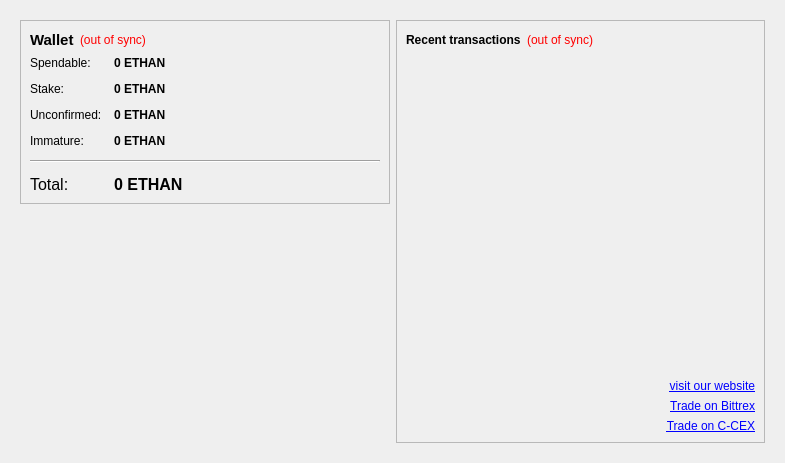
<?xml version="1.0" encoding="UTF-8"?>
<ui version="4.0">
 <class>OverviewPage</class>
 <widget class="QWidget" name="OverviewPage">
  <property name="geometry">
   <rect>
    <x>0</x>
    <y>0</y>
    <width>785</width>
    <height>463</height>
   </rect>
  </property>
  <property name="windowTitle">
   <string>Form</string>
  </property>
  <layout class="QHBoxLayout" name="horizontalLayout" stretch="0">
   <item>
    <widget class="QFrame" name="frameMain">
     <property name="frameShape">
      <enum>QFrame::NoFrame</enum>
     </property>
     <layout class="QHBoxLayout" name="horizontalLayout_3">
      <item>
       <layout class="QVBoxLayout" name="verticalLayout_2">
        <item>
         <widget class="QFrame" name="frame">
          <property name="frameShape">
           <enum>QFrame::StyledPanel</enum>
          </property>
          <property name="frameShadow">
           <enum>QFrame::Plain</enum>
          </property>
          <layout class="QVBoxLayout" name="verticalLayout_4">
           <item>
            <layout class="QHBoxLayout" name="horizontalLayout_4">
             <item>
              <widget class="QLabel" name="label_5">
               <property name="font">
                <font>
                 <pointsize>11</pointsize>
                 <weight>75</weight>
                 <bold>true</bold>
                </font>
               </property>
               <property name="text">
                <string>Wallet</string>
               </property>
              </widget>
             </item>
             <item>
              <widget class="QLabel" name="labelWalletStatus">
               <property name="toolTip">
                <string>The displayed information may be out of date. Your wallet automatically synchronizes with the Ethan network after a connection is established, but this process has not completed yet.</string>
               </property>
               <property name="styleSheet">
                <string notr="true">QLabel { color: red; }</string>
               </property>
               <property name="text">
                <string notr="true">(out of sync)</string>
               </property>
               <property name="alignment">
                <set>Qt::AlignLeading|Qt::AlignLeft|Qt::AlignVCenter</set>
               </property>
              </widget>
             </item>
             <item>
              <spacer name="horizontalSpacer_2">
               <property name="orientation">
                <enum>Qt::Horizontal</enum>
               </property>
               <property name="sizeHint" stdset="0">
                <size>
                 <width>40</width>
                 <height>20</height>
                </size>
               </property>
              </spacer>
             </item>
            </layout>
           </item>
           <item>
            <layout class="QFormLayout" name="formLayout_2">
             <property name="fieldGrowthPolicy">
              <enum>QFormLayout::AllNonFixedFieldsGrow</enum>
             </property>
             <property name="horizontalSpacing">
              <number>12</number>
             </property>
             <property name="verticalSpacing">
              <number>12</number>
             </property>
             <item row="0" column="0">
              <widget class="QLabel" name="label">
               <property name="text">
                <string>Spendable:</string>
               </property>
              </widget>
             </item>
             <item row="0" column="1">
              <widget class="QLabel" name="labelBalance">
               <property name="font">
                <font>
                 <weight>75</weight>
                 <bold>true</bold>
                </font>
               </property>
               <property name="cursor">
                <cursorShape>IBeamCursor</cursorShape>
               </property>
               <property name="toolTip">
                <string>Your current spendable balance</string>
               </property>
               <property name="text">
                <string notr="true">0 ETHAN</string>
               </property>
               <property name="textInteractionFlags">
                <set>Qt::LinksAccessibleByMouse|Qt::TextSelectableByKeyboard|Qt::TextSelectableByMouse</set>
               </property>
              </widget>
             </item>
             <item row="1" column="0">
              <widget class="QLabel" name="label_6">
               <property name="text">
                <string>Stake:</string>
               </property>
              </widget>
             </item>
             <item row="1" column="1">
              <widget class="QLabel" name="labelStake">
               <property name="font">
                <font>
                 <weight>75</weight>
                 <bold>true</bold>
                </font>
               </property>
               <property name="cursor">
                <cursorShape>IBeamCursor</cursorShape>
               </property>
               <property name="toolTip">
                <string>Total of coins that was staked, and do not yet count toward the current balance</string>
               </property>
               <property name="text">
                <string notr="true">0 ETHAN</string>
               </property>
               <property name="textInteractionFlags">
                <set>Qt::LinksAccessibleByMouse|Qt::TextSelectableByKeyboard|Qt::TextSelectableByMouse</set>
               </property>
              </widget>
             </item>
             <item row="2" column="0">
              <widget class="QLabel" name="label_3">
               <property name="text">
                <string>Unconfirmed:</string>
               </property>
              </widget>
             </item>
             <item row="2" column="1">
              <widget class="QLabel" name="labelUnconfirmed">
               <property name="font">
                <font>
                 <weight>75</weight>
                 <bold>true</bold>
                </font>
               </property>
               <property name="cursor">
                <cursorShape>IBeamCursor</cursorShape>
               </property>
               <property name="toolTip">
                <string>Total of transactions that have yet to be confirmed, and do not yet count toward the current balance</string>
               </property>
               <property name="text">
                <string notr="true">0 ETHAN</string>
               </property>
               <property name="textInteractionFlags">
                <set>Qt::LinksAccessibleByMouse|Qt::TextSelectableByKeyboard|Qt::TextSelectableByMouse</set>
               </property>
              </widget>
             </item>
             <item row="3" column="0">
              <widget class="QLabel" name="labelImmatureText">
               <property name="text">
                <string>Immature:</string>
               </property>
              </widget>
             </item>
             <item row="3" column="1">
              <widget class="QLabel" name="labelImmature">
               <property name="font">
                <font>
                 <weight>75</weight>
                 <bold>true</bold>
                </font>
               </property>
               <property name="toolTip">
                <string>Mined balance that has not yet matured</string>
               </property>
               <property name="text">
                <string notr="true">0 ETHAN</string>
               </property>
               <property name="textInteractionFlags">
                <set>Qt::LinksAccessibleByMouse|Qt::TextSelectableByKeyboard|Qt::TextSelectableByMouse</set>
               </property>
              </widget>
             </item>
             <item row="4" column="0" colspan="2">
              <widget class="Line" name="line">
               <property name="orientation">
                <enum>Qt::Horizontal</enum>
               </property>
              </widget>
             </item>
             <item row="5" column="0">
              <widget class="QLabel" name="labelTotalText">
               <property name="font">
                <font>
                 <pointsize>12</pointsize>
                </font>
               </property>
               <property name="text">
                <string>Total:</string>
               </property>
              </widget>
             </item>
             <item row="5" column="1">
              <widget class="QLabel" name="labelTotal">
               <property name="font">
                <font>
                 <pointsize>12</pointsize>
                 <weight>75</weight>
                 <bold>true</bold>
                </font>
               </property>
               <property name="cursor">
                <cursorShape>IBeamCursor</cursorShape>
               </property>
               <property name="toolTip">
                <string>Your current total balance</string>
               </property>
               <property name="text">
                <string notr="true">0 ETHAN</string>
               </property>
               <property name="textInteractionFlags">
                <set>Qt::LinksAccessibleByMouse|Qt::TextSelectableByKeyboard|Qt::TextSelectableByMouse</set>
               </property>
              </widget>
             </item>
            </layout>
           </item>
          </layout>
         </widget>
        </item>
        <item>
         <spacer name="verticalSpacer">
          <property name="orientation">
           <enum>Qt::Vertical</enum>
          </property>
          <property name="sizeHint" stdset="0">
           <size>
            <width>20</width>
            <height>40</height>
           </size>
          </property>
         </spacer>
        </item>
        <item>
         <widget class="QLabel" name="label_7">
          <property name="text">
           <string/>
          </property>
          <property name="pixmap">
           <pixmap resource="../ethan.qrc">:/images/backg</pixmap>
          </property>
          <property name="alignment">
           <set>Qt::AlignCenter</set>
          </property>
         </widget>
        </item>
        <item>
         <widget class="QLabel" name="label_2">
          <property name="text">
           <string/>
          </property>
          <property name="pixmap">
           <pixmap>:/images/wallet</pixmap>
          </property>
         </widget>
        </item>
       </layout>
      </item>
      <item>
       <layout class="QVBoxLayout" name="verticalLayout_3">
        <item>
         <widget class="QFrame" name="frame_2">
          <property name="frameShape">
           <enum>QFrame::StyledPanel</enum>
          </property>
          <property name="frameShadow">
           <enum>QFrame::Plain</enum>
          </property>
          <layout class="QVBoxLayout" name="verticalLayout">
           <item>
            <layout class="QHBoxLayout" name="horizontalLayout_2">
             <item>
              <widget class="QLabel" name="label_4">
               <property name="text">
                <string>&lt;b&gt;Recent transactions&lt;/b&gt;</string>
               </property>
              </widget>
             </item>
             <item>
              <widget class="QLabel" name="labelTransactionsStatus">
               <property name="toolTip">
                <string>The displayed information may be out of date. Your wallet automatically synchronizes with the Ethan network after a connection is established, but this process has not completed yet.</string>
               </property>
               <property name="styleSheet">
                <string notr="true">QLabel { color: red; }</string>
               </property>
               <property name="text">
                <string notr="true">(out of sync)</string>
               </property>
               <property name="alignment">
                <set>Qt::AlignRight|Qt::AlignTrailing|Qt::AlignVCenter</set>
               </property>
              </widget>
             </item>
             <item>
              <spacer name="horizontalSpacer">
               <property name="orientation">
                <enum>Qt::Horizontal</enum>
               </property>
               <property name="sizeHint" stdset="0">
                <size>
                 <width>40</width>
                 <height>20</height>
                </size>
               </property>
              </spacer>
             </item>
            </layout>
           </item>
           <item>
            <widget class="QListView" name="listTransactions">
             <property name="styleSheet">
              <string notr="true">QListView { background: transparent; }</string>
             </property>
             <property name="frameShape">
              <enum>QFrame::NoFrame</enum>
             </property>
             <property name="verticalScrollBarPolicy">
              <enum>Qt::ScrollBarAlwaysOff</enum>
             </property>
             <property name="horizontalScrollBarPolicy">
              <enum>Qt::ScrollBarAlwaysOff</enum>
             </property>
             <property name="selectionMode">
              <enum>QAbstractItemView::NoSelection</enum>
             </property>
            </widget>
           </item>
           <item>
            <widget class="QLabel" name="visitwebsite">
             <property name="text">
              <string>&lt;a href=&quot;http://ethancoin.info&quot;&gt;visit our website&lt;/a&gt;</string>
             </property>
             <property name="alignment">
              <set>Qt::AlignRight|Qt::AlignTrailing|Qt::AlignVCenter</set>
             </property>
             <property name="openExternalLinks">
              <bool>true</bool>
             </property>
             <property name="textInteractionFlags">
              <set>Qt::LinksAccessibleByMouse</set>
             </property>
            </widget>
           </item>
           <item>
            <widget class="QLabel" name="tradeonbittrex">
             <property name="text">
              <string>&lt;a href=&quot;https://bittrex.com/Market/Index?MarketName=BTC-ETHAN&quot;&gt;Trade on Bittrex&lt;/a&gt;</string>
             </property>
             <property name="alignment">
              <set>Qt::AlignRight|Qt::AlignTrailing|Qt::AlignVCenter</set>
             </property>
             <property name="openExternalLinks">
              <bool>true</bool>
             </property>
            </widget>
           </item>
           <item>
            <widget class="QLabel" name="tradeonccex">
             <property name="text">
              <string>&lt;a href=&quot;https://c-cex.com/?p=ethan-btc&quot;&gt;Trade on C-CEX&lt;/a&gt;</string>
             </property>
             <property name="alignment">
              <set>Qt::AlignRight|Qt::AlignTrailing|Qt::AlignVCenter</set>
             </property>
             <property name="openExternalLinks">
              <bool>true</bool>
             </property>
            </widget>
           </item>
          </layout>
         </widget>
        </item>
       </layout>
      </item>
     </layout>
    </widget>
   </item>
  </layout>
 </widget>
 <resources>
  <include location="../ethan.qrc"/>
 </resources>
 <connections/>
</ui>
